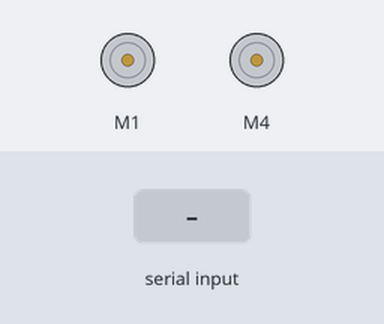
A sketch run on a simulated Arduino Uno, built with avr-gcc and run on an emulated ATmega328P. On the bench: 2 × DC motor (green arrow = forward, orange = backward, longer = faster). The test bench sets the inputs (shaded band).

Above: at 1.2 s.
1.3 s: "F" received over Serial
At 2.0 s:
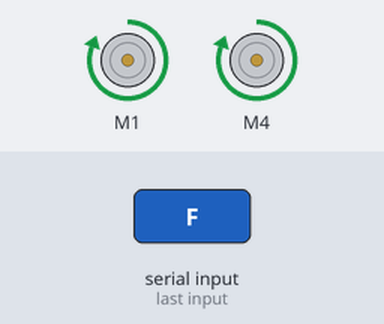
2.8 s: "B" received over Serial
At 3.2 s:
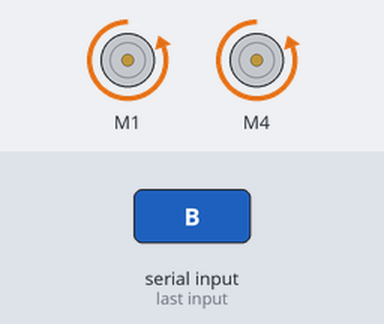
4.3 s: "L" received over Serial
At 5.5 s:
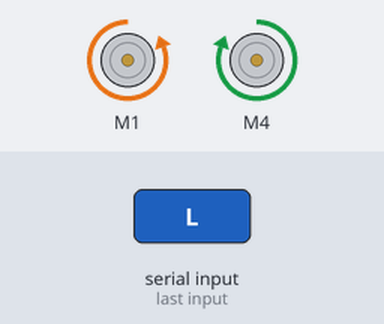
5.8 s: "R" received over Serial
At 6.6 s:
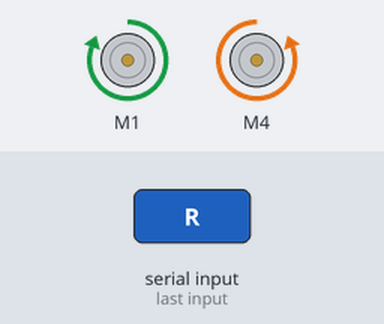
7.3 s: "1" received over Serial
At 7.8 s:
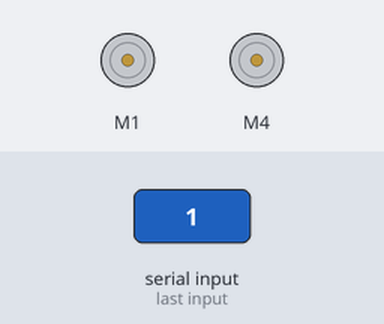
Timing chart, 0 to 9.8 s (numbered marks = the images above; inputs shaded):
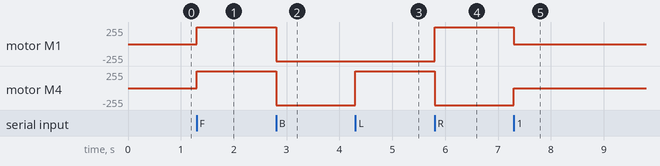

The sketch:

InternshipCarBluetooth.ino
```cpp
#include <AFMotor.h>

AF_DCMotor motor1(1, MOTOR12_1KHZ);
AF_DCMotor motor4(4, MOTOR34_1KHZ);
char command;

void setup()
{
  Serial.begin(9600);
}

void loop(){
if(Serial.available() > 0){
  command = Serial.read();
  Stop();
    switch(command){
    case 'F':
      forward();
    break;
    case 'B':
      back();
    break;
    case 'L':
      left();
    break;
    case 'R':
      right();
    break;
    }
  }
}

void forward(){
  motor1.setSpeed(255);
  motor1.run(FORWARD);
  motor4.setSpeed(255);
  motor4.run(FORWARD);
}

void back(){
  motor1.setSpeed(255);
  motor1.run(BACKWARD);
  motor4.setSpeed(255);
  motor4.run(BACKWARD);
}

void left(){
  motor1.setSpeed(255);
  motor1.run(BACKWARD);
  motor4.setSpeed(255);
  motor4.run(FORWARD);
}
void right(){
  motor1.setSpeed(255);
  motor1.run(FORWARD);
  motor4.setSpeed(255);
  motor4.run(BACKWARD);
}

void Stop(){
  motor1.setSpeed(0);
  motor1.run(RELEASE);
  motor4.setSpeed(0);
  motor4.run(RELEASE);
}
```

Measured:
- after the input at 1.3 s, motor M1, motor M4: stopped → forward 255/255 at once
- after the input at 2.8 s, motor M1, motor M4: forward 255/255 → backward 255/255 at once
- after the input at 4.3 s, motor M4: backward 255/255 → forward 255/255 at once
- after the input at 5.8 s, motor M1: backward 255/255 → forward 255/255 at once; motor M4: forward 255/255 → backward 255/255 at once
- after the input at 7.3 s, motor M1: forward 255/255 → stopped at once; motor M4: backward 255/255 → stopped at once
